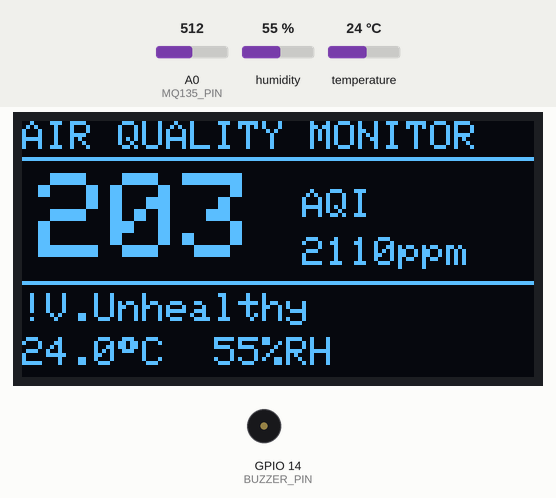
The sketch below on a simulated ESP8266 (NodeMCU). Parts: 128×64 one-colour display, buzzer (waves = sounding, pin HIGH). The inputs (shaded band) are chosen by the test bench; at power-on: A0 (MQ135_PIN) = 512, humidity 55 %, temperature 24 °C. WiFi joins after 1.5 s; servers stay silent unless stated; what the sketch prints to the serial monitor is not drawn.

Above: at 4.8 s.
4.9 s: A0 (MQ135_PIN) set to 716
At 6.9 s:
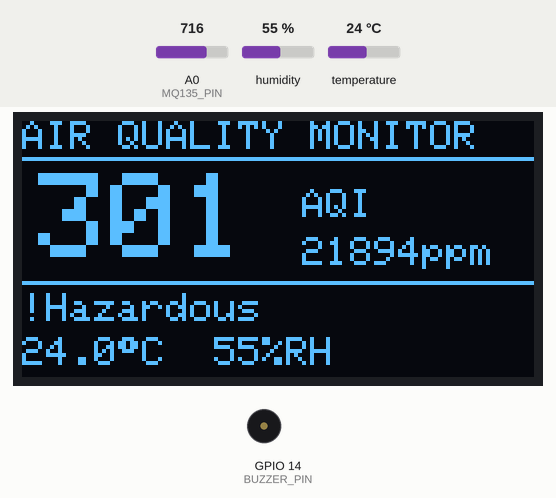
7.2 s: A0 (MQ135_PIN) set to 602
At 8.0 s:
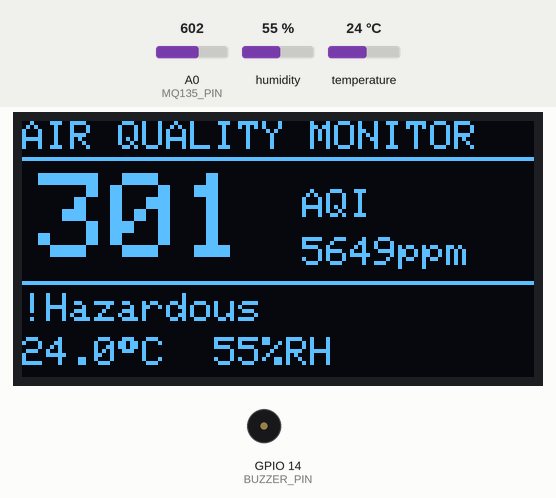
9.2 s: A0 (MQ135_PIN) set to 574
At 10.9 s:
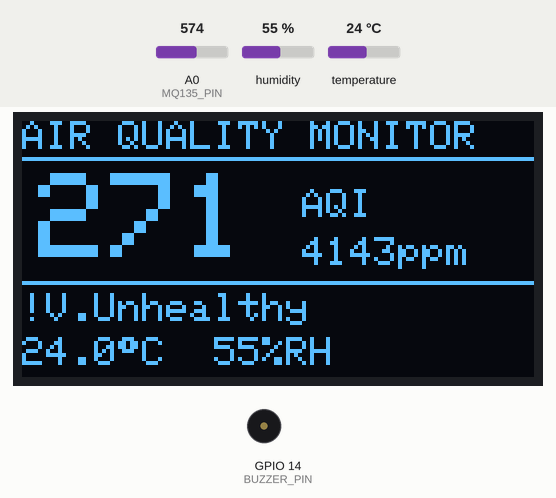
11.2 s: A0 (MQ135_PIN) set to 525
At 12.3 s:
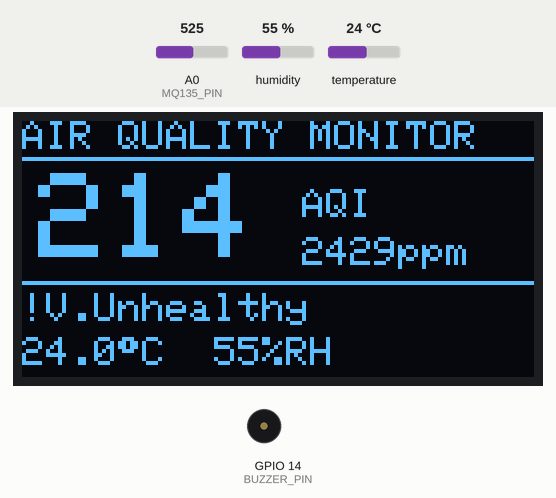
13.2 s: A0 (MQ135_PIN) set to 497
At 14.1 s:
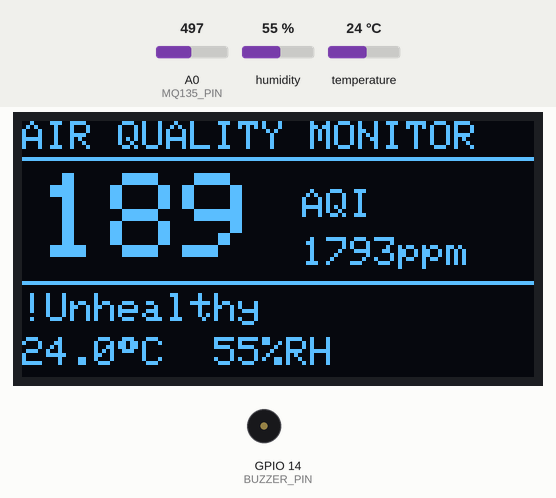
15.2 s: A0 (MQ135_PIN) set to 459
At 16.5 s:
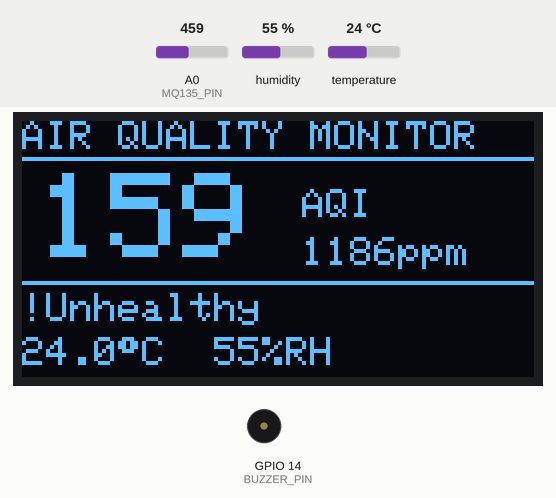
17.2 s: A0 (MQ135_PIN) set to 433
Timing chart, 0 to 20.2 s (numbered marks = the images above; inputs shaded):
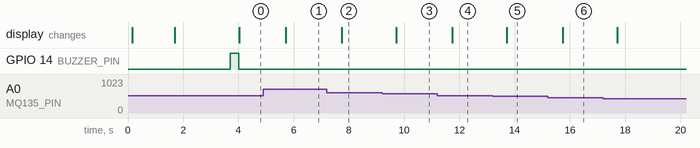

The sketch:

airquality.ino
```cpp
/*
 * ============================================================
 *  AirWatch — ESP8266 + MQ135 + DHT11 + SSD1306 + Buzzer
 * ============================================================
 *  Wiring:
 *    MQ135  AOUT → A0  (via 10kΩ+10kΩ voltage divider)
 *    DHT11  DATA → D6  (GPIO12)
 *    OLED   SDA  → D2  (GPIO4)
 *    OLED   SCL  → D1  (GPIO5)
 *    Buzzer +    → D5  (GPIO14)
 *
 *  Libraries (Arduino Library Manager):
 *    - ESP8266WiFi        (built-in)
 *    - ESP8266WebServer   (built-in)
 *    - Adafruit_SSD1306
 *    - Adafruit_GFX
 *    - DHT sensor library  (by Adafruit)
 *    - ArduinoJson v6
 * ============================================================
 */

#include <ESP8266WiFi.h>
#include <ESP8266WebServer.h>
#include <Wire.h>
#include <Adafruit_GFX.h>
#include <Adafruit_SSD1306.h>
#include <DHT.h>
#include <ArduinoJson.h>

// ── Wi-Fi credentials ──────────────────────────────────────
const char* WIFI_SSID     = "";      // <-- change this
const char* WIFI_PASSWORD = "";  // <-- change this
// ── Hardware pins ──────────────────────────────────────────
#define MQ135_PIN   A0
#define BUZZER_PIN  14    // GPIO14 d5
#define DHT_PIN     12    // GPIO12 d6
#define DHT_TYPE    DHT11

// ── OLED ───────────────────────────────────────────────────
#define SCREEN_WIDTH  128
#define SCREEN_HEIGHT  64
#define OLED_RESET     -1
Adafruit_SSD1306 display(SCREEN_WIDTH, SCREEN_HEIGHT, &Wire, OLED_RESET);

// ── Sensors & server ───────────────────────────────────────
DHT dht(DHT_PIN, DHT_TYPE);
ESP8266WebServer server(80);

// ── MQ135 calibration ─────────────────────────────────────
#define CALIBRATION_MODE  false
#define MQ135_RZERO       28.4
#define MQ135_RLOAD       10.0
#define VCC               1.0
#define ADC_MAX           1023.0

// ── Global state ───────────────────────────────────────────
float         g_aqi      = 0;
float         g_ppm      = 0;
String        g_cat      = "Good";
float         g_temp     = 0;
float         g_hum      = 0;
bool          g_buzzerFired = false;
unsigned long g_lastRead    = 0;
const unsigned long READ_INTERVAL = 2000;

// ── Helpers ────────────────────────────────────────────────
float mapf(float x, float a, float b, float c, float d) {
  return (x - a) * (d - c) / (b - a) + c;
}

float rawToPPM(int raw) {
  float vout  = (raw / ADC_MAX) * VCC;
  if (vout <= 0.001) vout = 0.001;
  float rs    = ((VCC - vout) / vout) * MQ135_RLOAD;
  float ratio = rs / MQ135_RZERO;
  return 116.6020682 * pow(ratio, -2.769034857);
}

float ppmToAQI(float ppm) {
  float aqi;
  if      (ppm < 400)  aqi = mapf(ppm,    0,  400,   0,  50);
  else if (ppm < 700)  aqi = mapf(ppm,  400,  700,  50, 100);
  else if (ppm < 1000) aqi = mapf(ppm,  700, 1000, 100, 150);
  else if (ppm < 2000) aqi = mapf(ppm, 1000, 2000, 150, 200);
  else if (ppm < 5000) aqi = mapf(ppm, 2000, 5000, 200, 300);
  else                 aqi = 301;
  return constrain(aqi, 0, 500);
}

String aqiCat(float aqi) {
  if (aqi <= 50)  return "Good";
  if (aqi <= 100) return "Moderate";
  if (aqi <= 150) return "Sensitive";
  if (aqi <= 200) return "Unhealthy";
  if (aqi <= 300) return "V.Unhealthy";
  return "Hazardous";
}

// ── OLED ───────────────────────────────────────────────────
/*
  Layout (128x64):
  ┌──────────────────────────────┐
  │ AIR QUALITY MONITOR          │  row 0  (size 1)
  │──────────────────────────────│  line y=9
  │  87          AQI             │  row 14 (size 3 + label)
  │──────────────────────────────│  line y=40
  │ Moderate                     │  row 43 (size 1)
  │ 28.5°C  65%RH                │  row 53 (size 1)
  └──────────────────────────────┘
*/
void updateDisplay(int raw) {
  display.clearDisplay();

  // Title
  display.setTextSize(1);
  display.setTextColor(SSD1306_WHITE);
  display.setCursor(0, 0);
  display.print("AIR QUALITY MONITOR");
  display.drawLine(0, 9, 127, 9, SSD1306_WHITE);

  if (CALIBRATION_MODE) {
    float vout  = (raw / ADC_MAX) * VCC;
    if (vout <= 0.001) vout = 0.001;
    float rs    = ((VCC - vout) / vout) * MQ135_RLOAD;
    float rzero = rs * pow(3.6, 1.0 / 2.769);
    display.setCursor(0, 14); display.print("CALIBRATION MODE");
    display.setCursor(0, 26); display.print("RAW:  "); display.print(raw);
    display.setCursor(0, 38); display.print("Rs:   "); display.print(rs, 2);
    display.setCursor(0, 50); display.print("R0:   "); display.print(rzero, 2);
    display.display();
    return;
  }

  // Big AQI number
  display.setTextSize(3);
  display.setCursor(4, 13);
  display.print((int)g_aqi);

  // AQI label
  display.setTextSize(1);
  display.setCursor(70, 17);
  display.print("AQI");

  // PPM small
  display.setCursor(70, 29);
  display.print((int)g_ppm);
  display.print("ppm");

  // Divider
  display.drawLine(0, 40, 127, 40, SSD1306_WHITE);

  // Category (with alert marker)
  display.setTextSize(1);
  display.setCursor(0, 43);
  if (g_aqi >= 110) display.print("!");
  display.print(g_cat);

  // Temp & Humidity
  display.setCursor(0, 54);
  if (isnan(g_temp) || isnan(g_hum)) {
    display.print("DHT11: read error");
  } else {
    display.print(g_temp, 1);
    display.print((char)247);   // degree symbol
    display.print("C  ");
    display.print(g_hum, 0);
    display.print("%RH");
  }

  display.display();
}

// ── Buzzer ─────────────────────────────────────────────────
void singleBeep() {
  digitalWrite(BUZZER_PIN, HIGH);
  delay(300);
  digitalWrite(BUZZER_PIN, LOW);
}

// ── HTTP /data ─────────────────────────────────────────────
void handleData() {
  StaticJsonDocument<300> doc;
  doc["aqi"]      = (int)g_aqi;
  doc["ppm"]      = (int)g_ppm;
  doc["category"] = g_cat;
  doc["alert"]    = (g_aqi >= 110);
  doc["temp"]     = isnan(g_temp) ? -1 : round(g_temp * 10) / 10.0;
  doc["humidity"] = isnan(g_hum)  ? -1 : round(g_hum);
  doc["ip"]       = WiFi.localIP().toString();

  String json;
  serializeJson(doc, json);
  server.sendHeader("Access-Control-Allow-Origin", "*");
  server.send(200, "application/json", json);
}

void handleRoot() {
  server.send(200, "text/plain",
    "AirWatch ESP8266\nGET /data for JSON\nIP: " + WiFi.localIP().toString());
}

// ── Setup ──────────────────────────────────────────────────
void setup() {
  Serial.begin(115200);
  delay(100);

  pinMode(BUZZER_PIN, OUTPUT);
  digitalWrite(BUZZER_PIN, LOW);

  dht.begin();

  Wire.begin(4, 5);
  if (!display.begin(SSD1306_SWITCHCAPVCC, 0x3C)) {
    Serial.println("OLED init failed!");
    while (true);
  }
  display.clearDisplay();
  display.setTextColor(SSD1306_WHITE);

  if (CALIBRATION_MODE) {
    Serial.println("=== CALIBRATION MODE — place in fresh air, wait 5 min ===");
    display.setTextSize(1);
    display.setCursor(0, 0); display.print("CALIBRATION MODE");
    display.setCursor(0, 12); display.print("Fresh air needed!");
    display.display();
    return;
  }

  display.setTextSize(1);
  display.setCursor(0, 0); display.print("Connecting WiFi...");
  display.display();

  WiFi.begin(WIFI_SSID, WIFI_PASSWORD);
  Serial.print("Connecting");
  while (WiFi.status() != WL_CONNECTED) { delay(500); Serial.print("."); }
  Serial.println("\nConnected! IP: " + WiFi.localIP().toString());

  display.clearDisplay();
  display.setCursor(0, 0); display.print("WiFi Connected!");
  display.setCursor(0, 12); display.print(WiFi.localIP().toString());
  display.display();
  delay(2000);

  server.on("/",     handleRoot);
  server.on("/data", handleData);
  server.begin();
  Serial.println("HTTP server started");
}

// ── Loop ───────────────────────────────────────────────────
void loop() {
  if (!CALIBRATION_MODE) server.handleClient();

  unsigned long now = millis();
  if (now - g_lastRead >= READ_INTERVAL) {
    g_lastRead = now;

    int raw  = analogRead(MQ135_PIN);

    // DHT11 — read every cycle (it handles its own 1s minimum internally)
    float t = dht.readTemperature();
    float h = dht.readHumidity();
    if (!isnan(t)) g_temp = t;
    if (!isnan(h)) g_hum  = h;

    if (CALIBRATION_MODE) {
      float vout  = (raw / ADC_MAX) * VCC;
      if (vout <= 0.001) vout = 0.001;
      float rs    = ((VCC - vout) / vout) * MQ135_RLOAD;
      float rzero = rs * pow(3.6, 1.0 / 2.769);
      Serial.printf("RAW: %d | Rs: %.2f kOhm | RZERO: %.2f\n", raw, rs, rzero);
      updateDisplay(raw);
      return;
    }

    g_ppm = rawToPPM(raw);
    g_aqi = ppmToAQI(g_ppm);
    g_cat = aqiCat(g_aqi);

    Serial.printf("RAW: %d | PPM: %.1f | AQI: %.1f | %s | Temp: %.1f°C | Hum: %.0f%%\n",
                  raw, g_ppm, g_aqi, g_cat.c_str(), g_temp, g_hum);

    // Buzzer
    if (g_aqi >= 110 && !g_buzzerFired) {
      singleBeep();
      g_buzzerFired = true;
    } else if (g_aqi < 110) {
      g_buzzerFired = false;
    }

    updateDisplay(raw);
  }
}
```

Measured:
- the behaviour switches between 592 and 591 on A0 (MQ135_PIN) (found by bisection; images 2 and 3)
- the behaviour switches between 508 and 507 on A0 (MQ135_PIN) (found by bisection; images 4 and 5)
- after the input at 4.9 s, the display: changes after 0.81 s (image 1)
- after the input at 7.2 s, the display: changes after 0.53 s (image 2)
- after the input at 9.2 s, the display: changes after 0.51 s (image 3)
- after the input at 11.2 s, the display: changes after 0.53 s (image 4)
- after the input at 13.2 s, the display: changes after 0.51 s (image 5)
- after the input at 15.2 s, the display: changes after 0.54 s (image 6)
